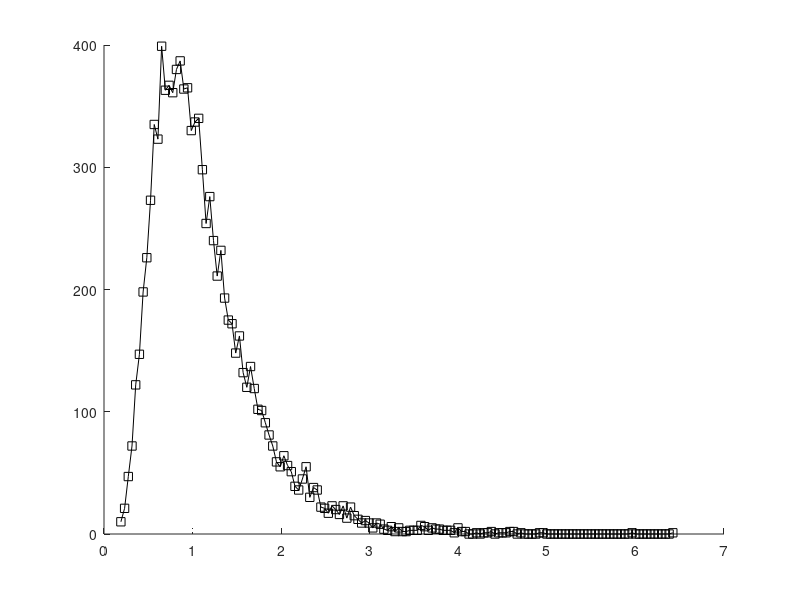

The MATLAB script that drew this image: (Note: this script raises an error after producing the figure.)
clear,clf
%% smooth signal without loosing info and upsample

%generate asymetric distribution
stretch = .5;
[fx,x] = hist(exp( stretch*randn(10000,1)),150);

%normalize necessary here!
fxNorm = fx ./ max(fx);

figure(1),clf, hold on
plot(x,fx,'ks-',linewidth=3,markerfacecolor='w')

%find peak
peakpnt = find( fxNorm == max(fxNorm));
prepeak = dsearchn(fxNorm(1:peakpnt)',.5);
pstpeak = dsearchn(fxNorm(peakpnt:end)',.5);
pstpeak = peakpnt + pstpeak - 1;

%find fwhm
fwhmE = x(pstpeak) - x(prepeak);

%plot
plot(x(peakpnt),fx(peakpnt),'ro',MarkerFaceColor='r',MarkerSize=10)
plot(x(pstpeak),fx(pstpeak),'go',MarkerFaceColor='g',MarkerSize=10)
plot(x(prepeak),fx(prepeak),'ro',MarkerFaceColor='g',MarkerSize=10)


plot(x([prepeak pstpeak]),fx([prepeak pstpeak]),'k--')
plot([1 1]*x(prepeak), [0 fx(prepeak)],'k:')
plot([1 1]*x(pstpeak), [0 fx(pstpeak)],'k:')

title(['Empherical FWHM: ' num2str(fwhmE)])

%% smoothing

fwhmg = 15; 

%normalized time vector in indices
k = 2;
gtime = -k:k;

%create gaussian window
gauswin = exp(- (4*log(2)*gtime.^2) / fwhmg^2);
gauswin = gauswin / sum(gauswin);

%initialize filtered signal vector
fxSmoothed = zeros(size(fx));

%implement the weighted running mean filter
for i = k+1:length(fx)-k-1
    fxSmoothed(i) = sum(fx(i-k:i+k).*gauswin);
end

plot(x,fxSmoothed,'b',LineWidth=4)

%% upsample
npnts = length(fxSmoothed);

upsampleFactor = 6;
newNpnts = npnts*upsampleFactor;
newX = linspace(x(1),x(end),newNpnts);
newX(newX>x(end)) = [];

%define interpolation object
F = griddedInterpolant(x,fxSmoothed,'linear');
upXI = F(newX);
upXINorm = upXI ./ max(upXI);

plot(newX,upXI,'rs-')

%% ploting

%find peak
peakpnt = find( upXINorm == max(upXINorm));
prepeak = dsearchn(upXINorm(1:peakpnt)',.5);
pstpeak = dsearchn(upXINorm(peakpnt:end)',.5);
pstpeak = peakpnt + pstpeak - 1;

%find fwhm
fwhmEs = newX(pstpeak) - newX(prepeak);

%plot
plot(newX(peakpnt),upXI(peakpnt),'ro',MarkerFaceColor='r',MarkerSize=10)
plot(newX(pstpeak),upXI(pstpeak),'go',MarkerFaceColor='b',MarkerSize=10)
plot(newX(prepeak),upXI(prepeak),'ro',MarkerFaceColor='b',MarkerSize=10)


plot(newX([prepeak pstpeak]),upXI([prepeak pstpeak]),'k--')
plot([1 1]*newX(prepeak), [0 upXI(prepeak)],'k:')
plot([1 1]*newX(pstpeak), [0 upXI(pstpeak)],'k:')

title(['Empherical FWHM: ' num2str(fwhmE),'Empherical new FWHM: ' num2str(fwhmEs)])


















